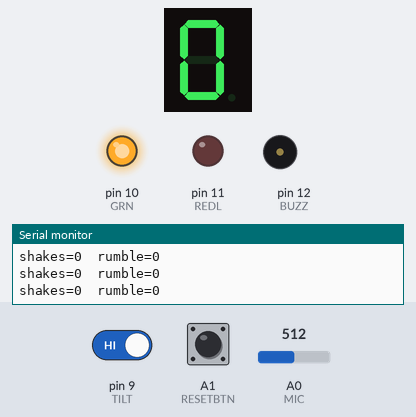
Bench run of a sketch on a simulated Arduino Uno, built with avr-gcc and run on an emulated ATmega328P. Shown: 1-digit seven-segment display, output pins drawn as LEDs (lit = HIGH), buzzer (waves = sounding, pin HIGH), the last lines printed to the serial monitor. Wiring (inferred from the names in the program): 1-digit 7-segment display, segments lit when HIGH: segments pin 2, pin 3, pin 4, pin 5, pin 6, pin 7, pin 8. The test bench sets the inputs (shaded band); at power-on: pin 9 (TILT) HIGH, A1 (RESETBTN) HIGH, A0 (MIC) = 512. The segment pins are drawn as the display they are named for; pins used as bus, display or sensor lines are not drawn.

Above: at 1.2 s.
1.3 s: pin 9 (TILT) driven LOW
At 2.4 s:
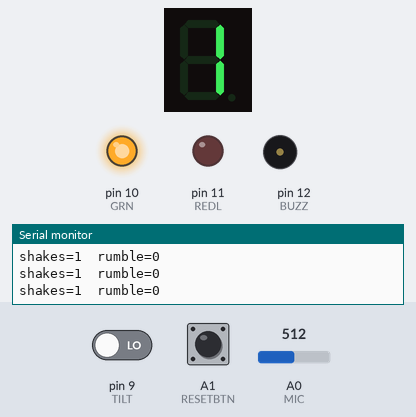
4.3 s: A1 (RESETBTN) pulled LOW for 0.15 s
Timing chart, 0 to 7.3 s (numbered marks = the images above; inputs shaded):
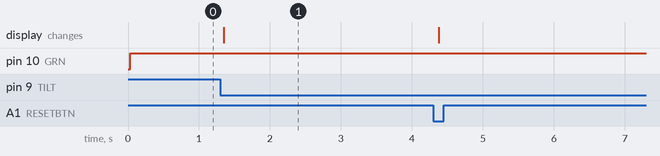

Measured:
- after the input at 1.3 s, the display: changes after 0.05 s (image 1)

The sketch:

P19_Tremor-Watch.ino
```cpp
/* PROJECT 19 - TREMOR WATCH  (11.A Group 4)
   Counts shakes of the tilt switch in the last 5 seconds (sliding window).
   Alarm only when BOTH agree: 5+ shakes AND a rumble on the microphone.  */
const int TILT = 9;                     // tilt / vibration switch (other leg to GND)
const int GRN = 10, REDL = 11;          // LEDs (each through 220 ohm)
const int BUZZ = 12;                    // ACTIVE buzzer
const int MIC = A0, RESETBTN = A1;      // sound AO; RESET on A1 as digital input

const unsigned long WINDOW_MS = 5000;   // the sliding window
const int SHAKE_LIMIT  = 5;             // shakes needed inside the window
const int RUMBLE_LIMIT = 60;            // CALIBRATE: microphone peak-to-peak

const int MAX_EVENTS = 24;
unsigned long events[MAX_EVENTS];
int nEvents = 0, lastTilt = HIGH, lastBtn = HIGH;
unsigned long lastShake = 0, lastBeep = 0, lastPrint = 0;

// ---------- 7-SEGMENT DISPLAY (pins a,b,c,d,e,f,g) ----------
const int SEG[7] = {2, 3, 4, 5, 6, 7, 8};
const bool SEG_COMMON_ANODE = false;   // true = common pin goes to 5V instead of GND
const byte DIGIT[10][7] = {
  {1,1,1,1,1,1,0}, {0,1,1,0,0,0,0}, {1,1,0,1,1,0,1}, {1,1,1,1,0,0,1},
  {0,1,1,0,0,1,1}, {1,0,1,1,0,1,1}, {1,0,1,1,1,1,1}, {1,1,1,0,0,0,0},
  {1,1,1,1,1,1,1}, {1,1,1,1,0,1,1} };

void show(int n) {                      // show one number 0-9
  n = constrain(n, 0, 9);
  for (int i = 0; i < 7; i++) {
    bool on = DIGIT[n][i];
    digitalWrite(SEG[i], SEG_COMMON_ANODE ? !on : on);
  }
}
// True ONCE at the moment a button goes from up (HIGH) to pressed (LOW).
// Holding the button down does NOT repeat it.
bool justPressed(int pin, int &lastState) {
  int now = digitalRead(pin);
  bool pressed = (lastState == HIGH && now == LOW);
  lastState = now;
  if (pressed) delay(25);               // ignore contact bounce
  return pressed;
}

int loudness() {                        // peak-to-peak over 30 ms
  unsigned long start = millis();
  int hi = 0, lo = 1023;
  while (millis() - start < 30) {
    int v = analogRead(MIC);
    if (v > hi) hi = v;
    if (v < lo) lo = v;
  }
  return hi - lo;
}

void addEvent() { if (nEvents < MAX_EVENTS) events[nEvents++] = millis(); }

int countInWindow() {                   // forget shakes older than 5 s
  int keep = 0;
  for (int i = 0; i < nEvents; i++)
    if (millis() - events[i] <= WINDOW_MS) events[keep++] = events[i];
  nEvents = keep;
  return nEvents;
}

void setup() {
  Serial.begin(9600);
  for (int i = 0; i < 7; i++) pinMode(SEG[i], OUTPUT);
  pinMode(TILT, INPUT_PULLUP);
  pinMode(RESETBTN, INPUT_PULLUP);
  pinMode(GRN, OUTPUT); pinMode(REDL, OUTPUT); pinMode(BUZZ, OUTPUT);
}

void loop() {
  int now = digitalRead(TILT);
  if (lastTilt == HIGH && now == LOW && millis() - lastShake > 60) {   // one shake = one edge
    addEvent();
    lastShake = millis();
  }
  lastTilt = now;

  if (justPressed(RESETBTN, lastBtn)) { nEvents = 0; Serial.println("RESET"); }

  int shakes = countInWindow();
  int rumble = loudness();
  show(shakes);

  bool alarm = (shakes >= SHAKE_LIMIT && rumble > RUMBLE_LIMIT);   // BOTH must agree
  digitalWrite(GRN, !alarm);
  digitalWrite(REDL, alarm);
  if (alarm && millis() - lastBeep >= 400) lastBeep = millis();
  digitalWrite(BUZZ, (alarm && millis() - lastBeep < 120) ? HIGH : LOW);

  if (millis() - lastPrint >= 250) {
    lastPrint = millis();
    Serial.print("shakes="); Serial.print(shakes);
    Serial.print("  rumble="); Serial.println(rumble);
  }
}
```
